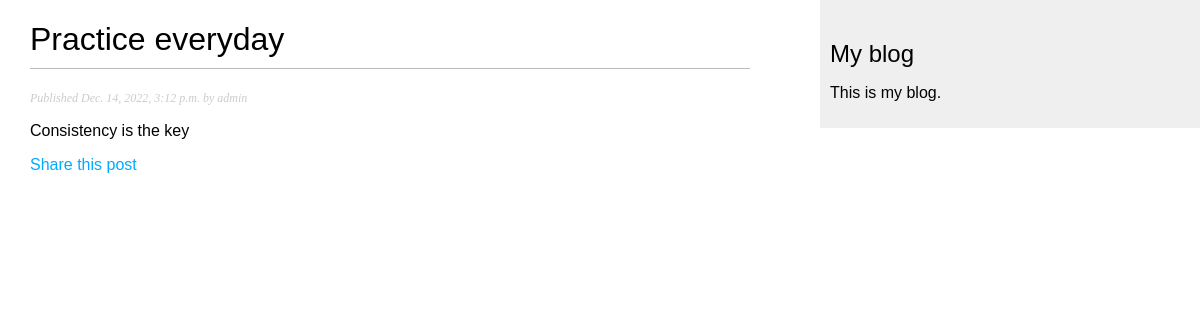
Screenshot of /blog/2022/12/14/practice-everyday/ with the database file from the repository.
### blog/models.py (models this page shows, shortened)
class Post(models.Model):
    class Status(models.TextChoices):
        DRAFT = 'DF', 'Draft'
        PUBLISHED = 'PB', 'Published'
    title = models.CharField(max_length=250)
    slug = models.SlugField(max_length=250,
                            unique_for_date='publish')
    author = models.ForeignKey(User,
                               on_delete=models.CASCADE,
                               related_name='blog_posts')
    body = models.TextField()
    publish = models.DateTimeField(default=timezone.now)
    created = models.DateTimeField(auto_now_add=True)
    updated = models.DateTimeField(auto_now=True)
    status = models.CharField(max_length=2,
                              choices=Status.choices,
                              default=Status.DRAFT)
    objects = models.Manager() # The default Manager
    published = PublishedManager() # Our custom Manager
    class Meta:
        ordering = ['-publish']
        indexes = [
            models.Index(fields=['-publish']),
        ]

### blog/views.py (the view)
def post_detail(request, year, month, day, post):
    post = get_object_or_404(Post,
                             status=Post.Status.PUBLISHED,
                             slug=post,
                             publish__year=year,
                             publish__month=month,
                             publish__day=day)
    return render(request,
                  'blog/post/detail.html',
                  {'post': post})

### blog/templates/blog/post/detail.html (shortened to what this page needs)
{% extends "blog/base.html" %}
{% block content %}
    <h1>{{ post.title }}</h1>
    <p class="date">
        Published {{ post.publish }} by {{ post.author }}
    </p>
    {{ post.body | linebreaks }}
    <p>
        <a href="{% url "blog:post_share" post.id %}">
            Share this post
        </a>
    </p>
{% endblock %}

### blog/static/css/blog.css (style rules this page uses)
body { margin:0; padding:0; font-family:helvetica, sans-serif; }
a { color:#00abff; text-decoration:none; }
h1 { font-weight:normal; border-bottom:1px solid #bbb; padding:0 0 10px 0; }
p.date { color:#ccc; font-family:georgia, serif; font-size:12px; font-style:italic; }

### rows the page displays
Post: title "Practice everyday", publish "Dec. 14, 2022, 3:12 p.m.", author "admin", body "Consistency is the key"
